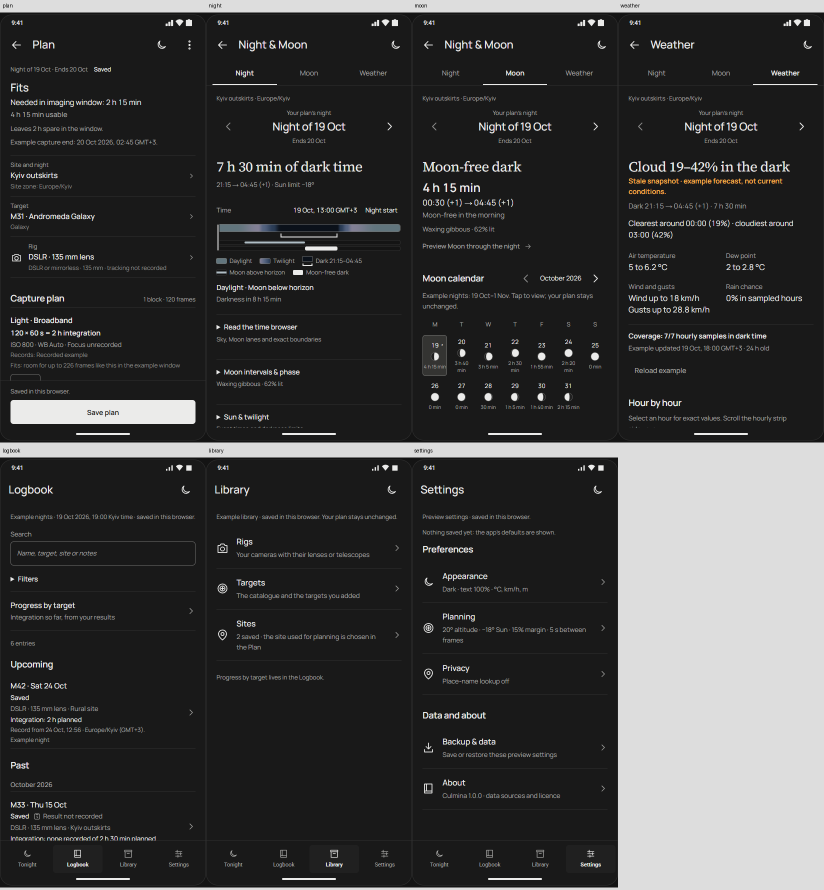
#> input picture design/home-lab/evidence/hybrid-full-reassessment-2026-10-20/a/contact-dark.png, 1648 x 1780 px, given in place of plan-light.png, which was not available (shown at 1/2 size)
$ python contact.py
#> lines starting #> are read from the running program, lines starting #| are printed output that depends on the picture; pictures that were not available may be replaced by others from this repository, and a replacement may not be noted
from PIL import Image,ImageDraw
from pathlib import Path
p=Path('design/home-lab/evidence/hybrid-full-reassessment-2026-10-20/a')
for theme in ['light','dark','field']:
 names=['plan','night','moon','weather','logbook','library','settings']
 out=Image.new('RGB',(412*4,890*2),'#dddddd');d=ImageDraw.Draw(out)
#> after `out = Image.new('RGB', (412 * 4, 890 * 2), '#dddddd')`: out: PIL image 1648x1780 RGB; every value is 221
 for i,n in enumerate(names):
  im=Image.open(p/f'{n}-{theme}.png').crop((319,165,731,1025));x=(i%4)*412;y=(i//4)*890;out.paste(im,(x,y+25));d.text((x+5,y+5),n,fill='black')
#> after `im = Image.open(p / f'{n}-{theme}.png').crop((319, 165, 731, 1025))`:
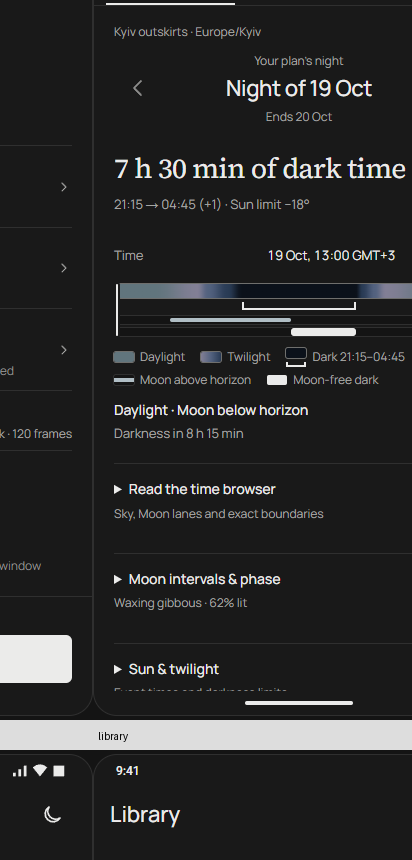
#> im: PIL image 412x860 RGB; mean R, G, B 41.4, 41.5, 41.7
#> after `out.paste(im, (x, y + 25))`:
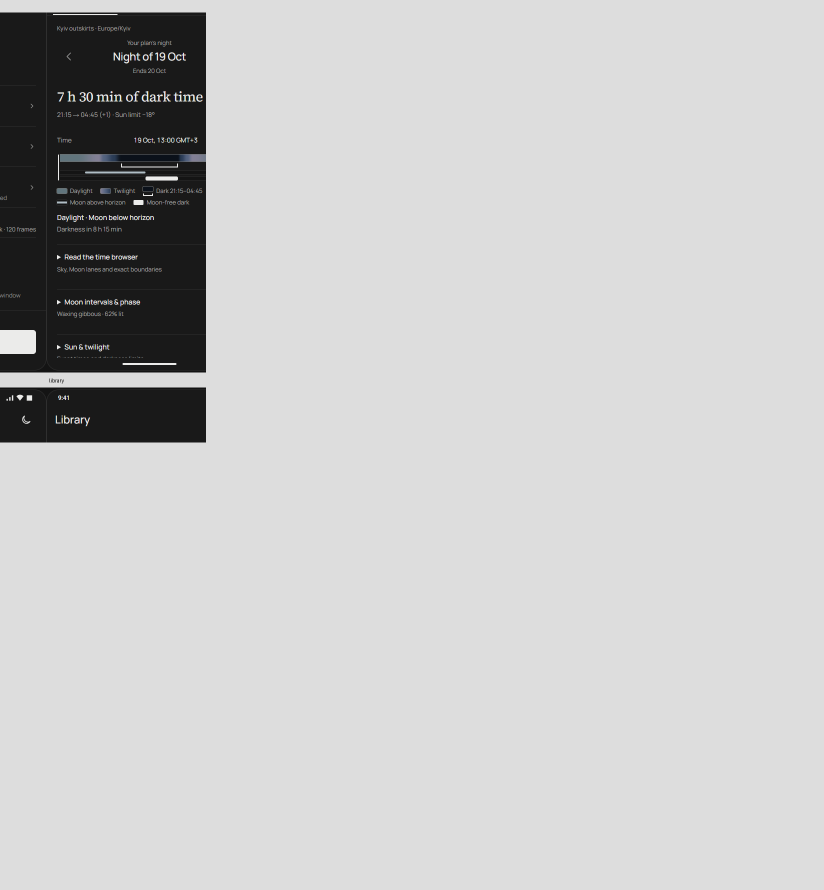
#> out: PIL image 1648x1780 RGB (shown at 1/2 size); mean R, G, B 199.3, 199.3, 199.3
#> (the run stopped early here; a loop or call above may not have finished)

$ run again, on design/home-lab/evidence/hybrid-full-reassessment-2026-10-20/a/home-dark.png
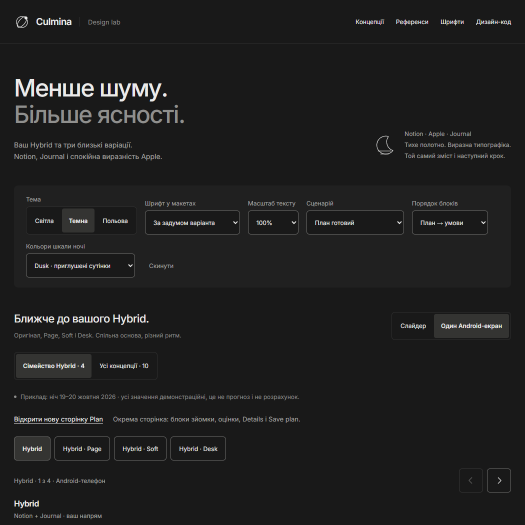
#> input picture design/home-lab/evidence/hybrid-full-reassessment-2026-10-20/a/home-dark.png, 1050 x 1050 px, given in place of plan-light.png, which was not available (shown at 1/2 size)
#> `im = Image.open(p / f'{n}-{theme}.png').crop((319, 165, 731, 1025))`:
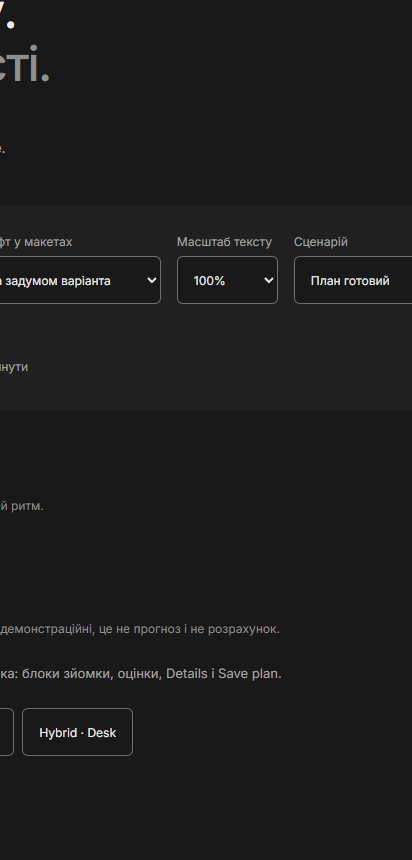
#> im: PIL image 412x860 RGB; mean R, G, B 28.3, 28.3, 28.3
#> `out.paste(im, (x, y + 25))`:
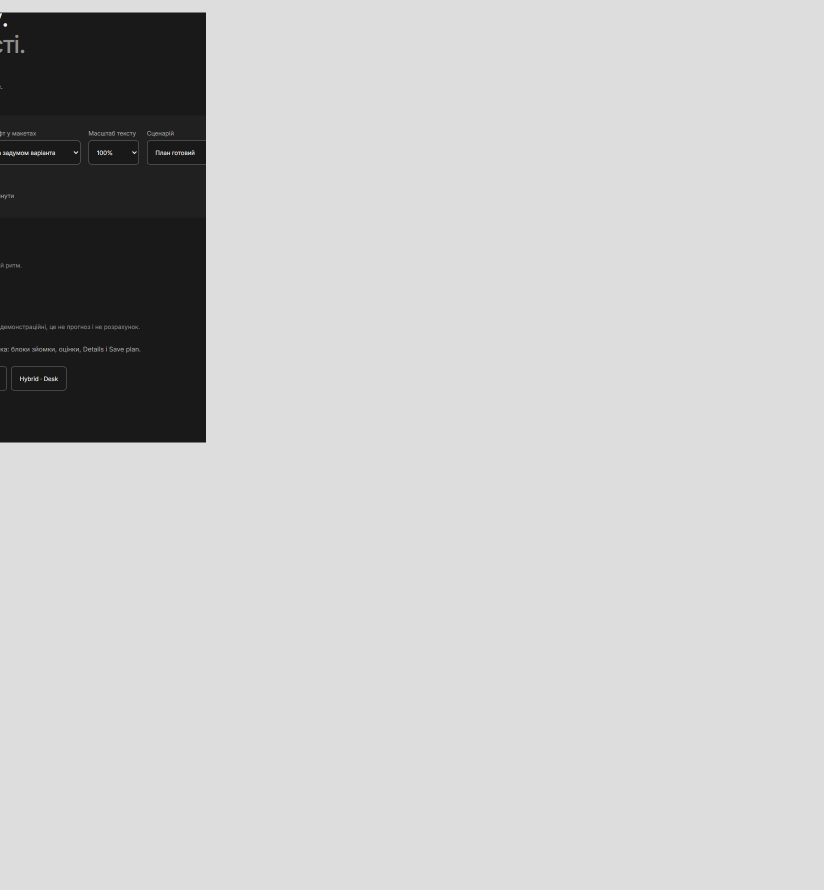
#> out: PIL image 1648x1780 RGB (shown at 1/2 size); mean R, G, B 197.7, 197.7, 197.7
